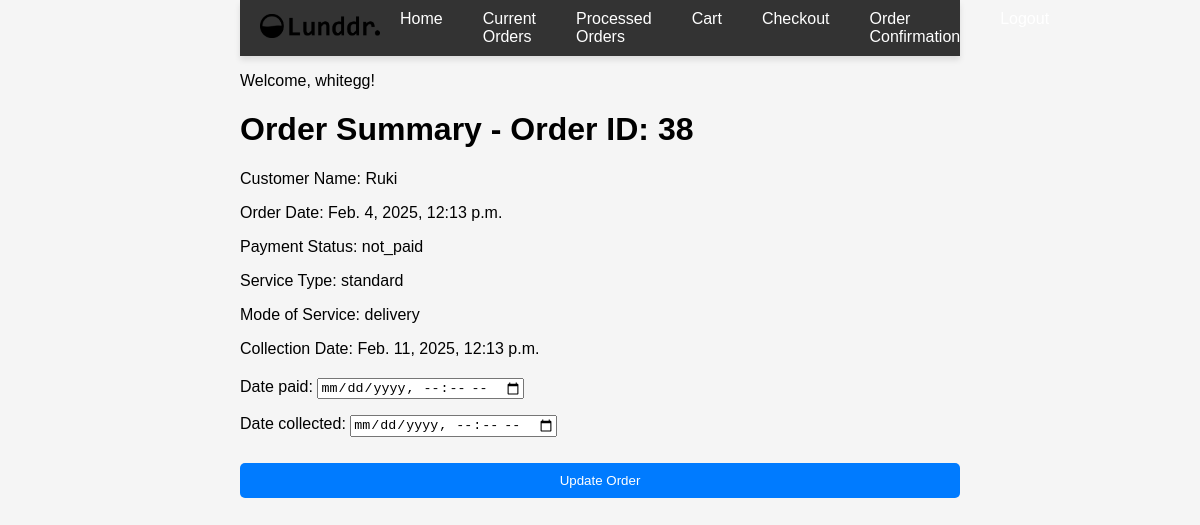
The page /order-summary/38/ (signed in) on the database its author committed.
### inventory/models.py (models this page shows, shortened)
class Order(models.Model):
    cart = models.OneToOneField(Cart, on_delete=models.CASCADE)
    customer_name = models.CharField(max_length=255)
    customer_phone = models.CharField(max_length=15)
    order_date = models.DateTimeField(auto_now_add=True)
    payment_status = models.CharField(max_length=10, choices=[('paid', 'Paid'), ('not_paid', 'Not Paid')], default='not_paid')
    service_type = models.CharField(max_length=10, choices=[('standard', 'Standard'), ('premium', 'Premium')], default='standard')
    mode_of_service = models.CharField(max_length=10, choices=[('delivery', 'Delivery'), ('pickup', 'Pickup'), ('branch', 'Branch')], default='delivery')
    collection_date = models.DateTimeField(null=True, blank=True)
    date_paid = models.DateTimeField(null=True, blank=True)
    date_collected = models.DateTimeField(null=True, blank=True)

### inventory/views.py (the view)
# urls.py: path('order-summary/<int:order_id>/', views.order_summary, name='order_summary'),  # View order details and update dates
@login_required
def order_summary(request, order_id):
    order = get_object_or_404(Order, id=order_id)
    if request.method == 'POST':
        form = OrderUpdateForm(request.POST, instance=order)
        if form.is_valid():
            updated_order = form.save()
            if updated_order.date_paid and updated_order.date_collected:
                try:
                    updated_order.move_to_processed()  # Move the order to processed orders
                    messages.success(request, f"Order {updated_order.id} has been successfully moved to processed orders.")
                    print("Sucessful")
                    return redirect('processed_orders')  # Redirect to processed orders page
                except ValueError as e:
                    messages.error(request, str(e))
                    return redirect('order_summary', order_id=updated_order.id)  # Stay on the order summary page
            else:
                messages.success(request, "Order has been updated successfully.")
                return redirect('order_summary', order_id=updated_order.id)  # Stay on the same page if not moved to processed
        else:
            messages.error(request, "There was an error with the form.")
    else:
        form = OrderUpdateForm(instance=order)
    return render(request, 'order_summary.html', {'form': form, 'order': order})

### inventory/forms.py
class OrderUpdateForm(forms.ModelForm):
    class Meta:
        model = Order
        fields = ['date_paid', 'date_collected']  # Only include the fields we want to update
    date_paid = forms.DateTimeField(required=False, widget=forms.DateTimeInput(attrs={'type': 'datetime-local'}))
    date_collected = forms.DateTimeField(required=False, widget=forms.DateTimeInput(attrs={'type': 'datetime-local'}))

### templates/order_summary.html (shortened to what this page needs)
{% extends 'base.html' %}
{% block content %}
<h1>Order Summary - Order ID: {{ order.id }}</h1>
<p>Customer Name: {{ order.customer_name }}</p>
<p>Order Date: {{ order.order_date }}</p>
<p>Payment Status: {{ order.payment_status }}</p>
<p>Service Type: {{ order.service_type }}</p>
<p>Mode of Service: {{ order.mode_of_service }}</p>
<p>Collection Date: {{ order.collection_date }}</p>
<form method="POST">
    {{ form.as_p }}
    <button type="submit">Update Order</button>
</form>
{% endblock %}

### templates/base.html (shortened to what this page needs)
{% load static %}
<!DOCTYPE html>
<html lang="en">
<head>
    <link rel="stylesheet" href="{% static 'css/styles.css' %}">
</head>
<body>
    <header>
        <div class="navbar">
            <a href="{% url 'home' %}" class="logo">
                <img src="{% static 'images/logoblack.png' %}" alt="Logo" />
            </a>
            <nav>
                <ul class="nav-links">
                    <li><a href="{% url 'home' %}">Home</a></li>
                    <li><a href="{% url 'current' %}">Current Orders</a></li>
                    <li><a href="{% url 'processed_orders' %}">Processed Orders</a></li>
                    <li><a href="{% url 'view_cart' %}">Cart</a></li>
                    <li><a href="{% url 'checkout' %}">Checkout</a></li>
                    <li><a href="{% url 'order_confirmation' %}">Order Confirmation</a></li>
                    {% if user.is_authenticated %}
                        <li><a href="{% url 'logout' %}">Logout</a></li>
                    {% else %}
                        <li><a href="{% url 'login' %}">Login</a></li>
                    {% endif %}
            </nav>
        </div>
    </header>
    <main>
        {% if user.is_authenticated %}
        <p>Welcome, {{ user.username }}!</p>
    {% else %}
        <a href="{% url 'login' %}">Login</a> |
        <a href="{% url 'register' %}">Register</a>
    {% endif %}
        {% block content %}
        {% endblock %}
    </main>
</body>
</html>

### static/css/styles.css (style rules this page uses)
body { font-family: Arial, sans-serif; background-color: #f5f5f5; margin: 0; padding: 0; padding-left: 20%; padding-right: 20%; margin-left: auto; margin-right: auto; max-width: 1200px; }
header { background-color: #0092c6; color: white; padding: 20px 0; box-shadow: 0 4px 6px rgba(0, 0, 0, 0.1); }
form { margin-top: 20px; }
button { background-color: #007bff; color: white; padding: 10px; border: none; border-radius: 5px; cursor: pointer; width: 100%; margin-top: 10px; }
header { background-color: #333; padding: 10px 0; }
.navbar { display: flex; justify-content: space-between; align-items: center; padding: 0 20px; }
.navbar .logo img { width: 120px; }
nav { display: flex; }
.nav-links { display: flex; list-style: none; margin: 0; padding: 0; }
.nav-links li { margin: 0 20px; }
.nav-links a { color: white; text-decoration: none; font-size: 16px; }

### rows shown on the page
Order: id "38", customer_name "Ruki", order_date "Feb. 4, 2025, 12:13 p.m.", payment_status "not_paid", service_type "standard", mode_of_service "delivery", collection_date "Feb. 11, 2025, 12:13 p.m."

### other values the page prints
{{ user.username }} "whitegg"
